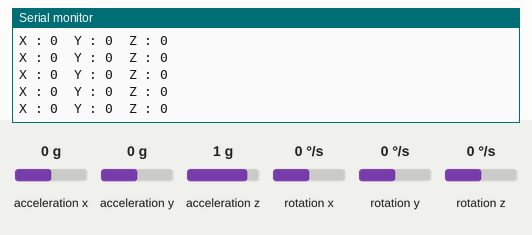
Simulated run of this program. Board: Arduino Nano, built with avr-gcc and run on an emulated ATmega328P. Shown: the last lines printed to the serial monitor. The inputs (shaded band) are chosen by the test bench; at power-on: acceleration x 0 g, rotation x 0 °/s, rotation z 0 °/s, acceleration y 0 g, acceleration z 1 g, rotation y 0 °/s.

Above: at 3.2 s.
3.3 s: acceleration x set to -1.4 g
At 3.8 s:
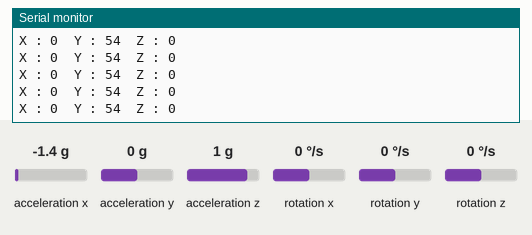
6.3 s: rotation x set to -192 °/s
At 7.3 s:
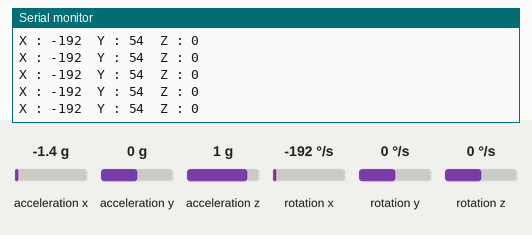
9.3 s: rotation z set to 192 °/s
At 9.9 s:
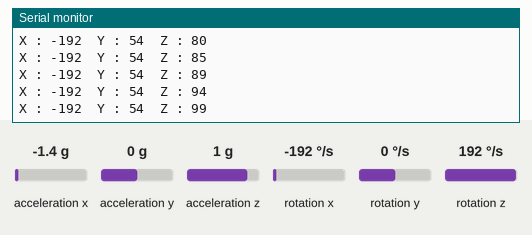
12.3 s: acceleration x set to 0.8 g
At 13.1 s:
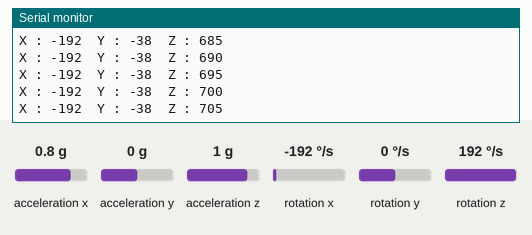
15.3 s: acceleration y set to -1.4 g
At 16.4 s:
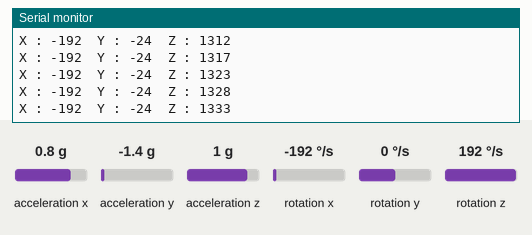
16.8 s: rotation x set to 100 °/s
At 17.9 s:
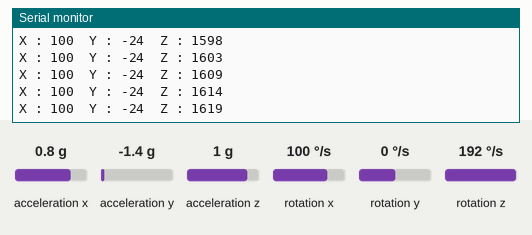
Timing chart, 0 to 19.8 s (numbered marks = the images above; inputs shaded):
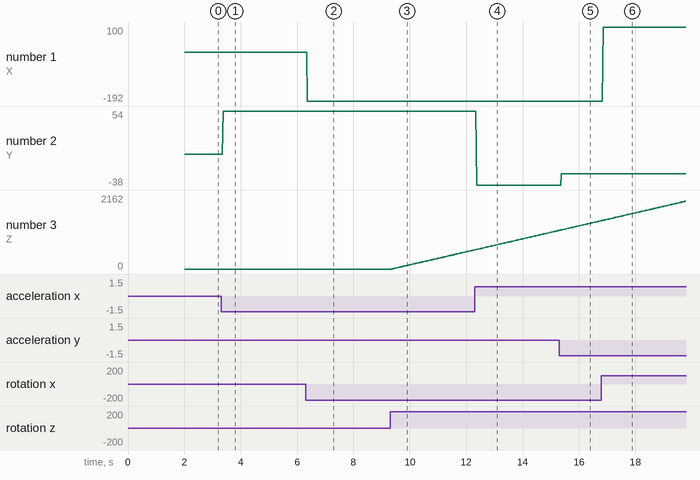

Measured:
- after the input at 3.3 s, the serial monitor: prints a new line after 0.07 s (image 1)
- after the input at 6.3 s, the serial monitor: prints a new line after 0.07 s (image 2)
- after the input at 9.3 s, the serial monitor: prints a new line after 0.08 s (image 3)
- plotted number 1: 0 → -192 after the input at 6.3 s
- plotted number 2: 0 → 54 after the input at 3.3 s
- plotted number 3: 0 → 557 after the input at 9.3 s

The program:

main.cpp
```cpp
#include <Arduino.h>


#include "Wire.h"
#include <MPU6050_light.h>

MPU6050 mpu(Wire);
unsigned long timer = 0;

void setup() {
  Serial.begin(9600);
  Wire.begin();

  byte status = mpu.begin();
  Serial.print(F("MPU6050 status: "));
  Serial.println(status);
  while(status!=0){ } // stop everything if could not connect to MPU6050

  Serial.println(F("Calculating offsets, do not move MPU6050"));
  delay(1000);
  mpu.calcOffsets(); // gyro and accelero
  Serial.println("Done!\n");
}

void loop() {
  mpu.update();

int x =mpu.getGyroX();
int y =mpu.getAngleY();
int z = mpu.getAngleZ();

  if((millis()-timer)>10){ // print data every 10ms
	Serial.print("X : ");
	Serial.print(x);
	Serial.print("\tY : ");
	Serial.print(y);
	Serial.print("\tZ : ");
	Serial.println(z);
	timer = millis();


  }
}
```
